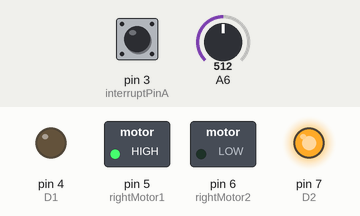
A sketch run on a simulated Arduino Nano, built with avr-gcc and run on an emulated ATmega328P. Shown: switched loads named in the sketch (green lamp = pin HIGH), output pins drawn as LEDs (lit = HIGH). The test bench sets the inputs (shaded band); at power-on: A6 = 512, pin 3 (interruptPinA) LOW. What the sketch prints to the serial monitor is not drawn.

Above: at 1.2 s.
1.3 s: A6 set to 0
Timing chart, 0 to 4.3 s (numbered marks = the images above; inputs shaded):
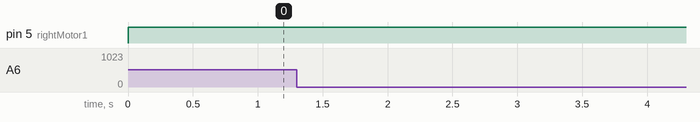

The sketch:

Prueba_Motor_Encoder.ino
```cpp
#include <digitalWriteFast.h>
#define rightMotor1 5
#define rightMotor2 6
#define D1 4
#define D2 7

#define vmax 255

const byte ledPin = 8;
const byte interruptPinA = 3;
const byte interruptPinB = 2;

//volatile byte state = LOW;
long valor = 0;
long valorant = 0;
long valor_obj = 2500;

long valori = 0;
long valoranti = 0;
long valor_obji = 2500;

struct trayectoria {
	byte h;
	byte t1;
	byte t2;
	byte t3;
};


//Specify the links and initial tuning parameters
//morado
float Kp = 2, Ki = 0.00, Kd = 0;
long Error = 0, Integral = 0, Derivative = 0, Previous_error = 0, t_act = 0, t_prev = 0, dt = 0;
long Output;


void setup() {
  pinMode(rightMotor1, OUTPUT);
  pinMode(rightMotor2, OUTPUT);
  pinMode(D1, OUTPUT);
  pinMode(D2, OUTPUT);
  digitalWrite(D1, LOW);
  digitalWrite(D2, HIGH);

  pinMode(interruptPinA, INPUT);//INPUT_PULLUP);
  pinMode(interruptPinB, INPUT);//INPUT_PULLUP);
  attachInterrupt(digitalPinToInterrupt(interruptPinA), Afunction, RISING);
  Serial.begin(115200);

}

void loop() {
 /* Serial.print("D");
  Serial.println(valor);
  Serial.print("I");
  Serial.println(valori);*/

	Serial.print("D");
	Serial.print(valor);
	Serial.print("      I");
	Serial.print(valori);
	Serial.print("   ");
	Serial.println(analogRead(A6));

  /*Serial.print("--------------->");
Serial.println(Integral);*/
  t_act = millis();
  dt = t_act - t_prev;
  Error = valor_obj - valor;

  Integral = Integral + (Error*dt);

  Derivative = (Error - Previous_error) / dt;


  if (Integral > vmax) { Integral = vmax; }
  t_prev = t_act;
  Previous_error = Error;


  Output = Kp * Error + Ki * Integral + Kd * Derivative;

  if (Output > 0) {
    if (Output > vmax) { Output = vmax; }
    analogWrite(rightMotor1, Output);
    analogWrite(rightMotor2, 0);
  }
  else {
    if (Output < -vmax) { Output = -vmax; }
    analogWrite(rightMotor1, 0);
    analogWrite(rightMotor2, abs(Output));
  }


}

void Afunction() {
  if (digitalReadFast(interruptPinB)) { valor = valor + 1; }
  else { valor = valor - 1; };
}
```
